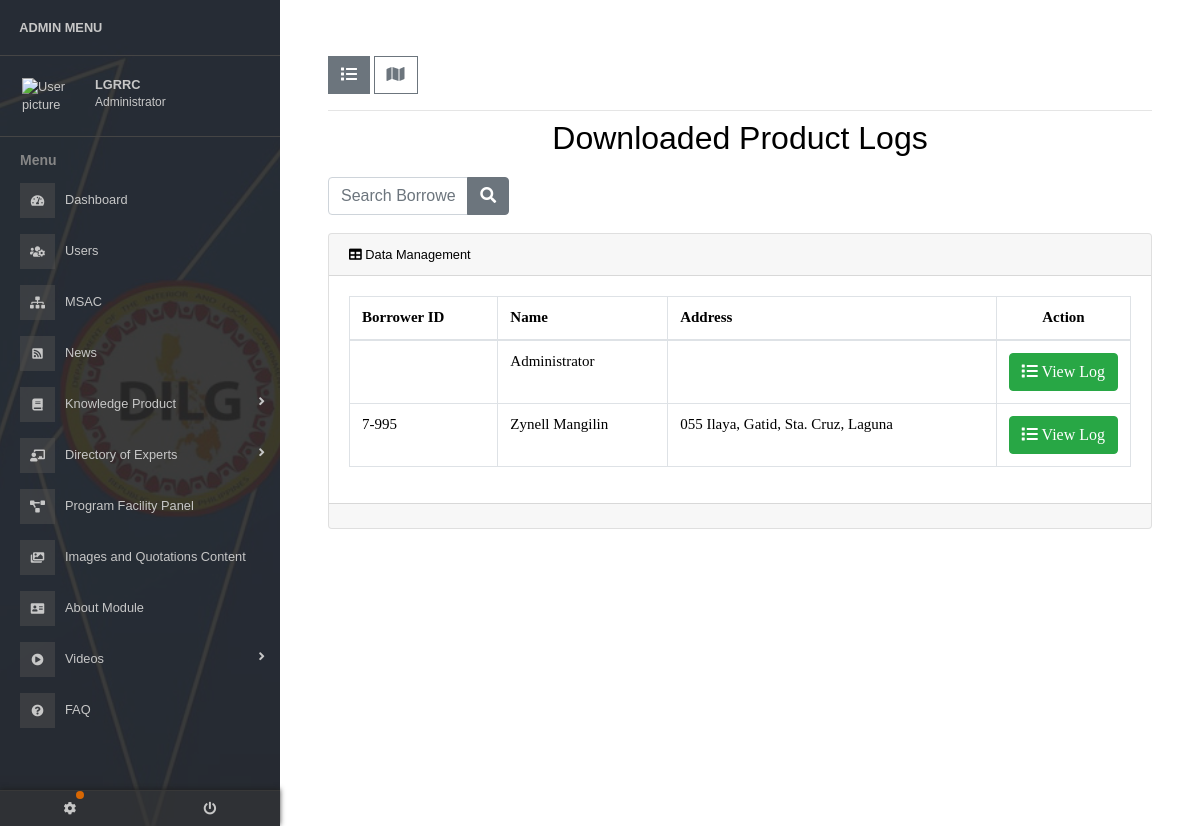
The page /admin/borrowed-product-logs.php (signed in) on the database its author committed.
### tables this page shows
CREATE TABLE `tbl_user` (
  `id` int(11) NOT NULL,
  `lastname` varchar(255) NOT NULL,
  `firstname` varchar(255) NOT NULL,
  `middlename` varchar(255) NOT NULL,
  `address` varchar(255) NOT NULL,
  `mobile` varchar(255) NOT NULL,
  `birthday` datetime NOT NULL,
  `username` varchar(255) NOT NULL,
  `password` varchar(255) NOT NULL,
  `status` varchar(255) NOT NULL,
  `dateUploaded` datetime NOT NULL,
  `borrowerId` varchar(11) NOT NULL,
  `usertype` varchar(255) NOT NULL,
  `email` varchar(255) NOT NULL
);

### admin/borrowed-product-logs.php (the view, shortened to what this page needs)
<?php
include 'function php/conn.php';
if (isset($_GET['btnSearch']))
{
  $searchValue = $_GET['searchValue'];
  if ($searchValue != '')
  {
    $queryWhere = 'WHERE `borrowerId` = "'.$searchValue.'" OR `borrowerName` = "%'.$searchValue.'%" ';
  }
  else
  {
    $queryWhere = '';
  }
}
else
{
  $queryWhere = '';
  $searchValue = '';
}
 ?>
<!DOCTYPE html>
<html lang="en">
<head>
    <?php include 'includes/css_includes.php'; ?>
</head>
<body>
    <div class="page-wrapper default-theme sidebar-bg bg1 toggled">
        <?php include 'includes/sidebar.php' ?>
        <main class="page-content pt-2">
            <div class="container-fluid p-5">
                <div class="row">
                    <div class="form-group col-md-12">
                        <a id="toggle-sidebar" class="btn btn-secondary rounded-0" href="#">
                            <span class="fas fa-list"></span>
                        </a>
                        <a id="pin-sidebar" class="btn btn-outline-secondary rounded-0" href="#">
                            <span class="fas fa-map"></span>
                        </a>
                    </div>
                </div>
                <hr>
            <div class="row">
                <div class="col-md-12 mt-2">
                    <center><h2>Downloaded Product Logs</h2></center>
                    <form action="" method="get">
                      <div class="input-group" style="width:22%;">
                        <input type="text" class="form-control" placeholder="Search Borrower ID or Name" name="searchValue" value="<?php echo $searchValue; ?>">
                        <div class="input-group-append">
                          <button class="btn btn-secondary" type="submit" name="btnSearch">
                            <i class="fa fa-search"></i>
                          </button>
                        </div>
                      </div>
                    </form>
                    <br>
                     <div class="card mb-3">
                      <div class="card-header">
                        <i class="fa fa-table"></i> Data Management
                      </div>
                      <div class="card-body">
                        <div class="table-responsive" style="font-family: ui monospace;">
                          <table class="table table-bordered" width="100%" cellspacing="0" style="font-size: 15px;">
                            <thead>
                              <tr>
                                <th>Borrower ID</th>
                                <th>Name</th>
                                <th>Address</th>
                                <th width="7%"><center>Action</center></th>
                              </tr>
                            </thead>
                            <tbody>
                                <?php
                                $sql = ' SELECT DISTINCT(`borrowerId`) FROM `tbl_downloads` '.$queryWhere.' ORDER BY `borrowerId` ';
                                $exec = $conn->query($sql);
                                while ($res = $exec->fetch_assoc())
                                {
                                  $selectUser = ' SELECT `id`, `lastname`, `firstname`, `middlename`, `address`, `mobile`, `birthday`, `username`, `password`, `status`, `dateUploaded`, `borrowerId` FROM `tbl_user` WHERE `borrowerId` = "'.$res['borrowerId'].'" ';
                                  $execUser = $conn->query($selectUser);
                                  $resUser = $execUser->fetch_assoc();
                                 ?>
                                  <tr>
                                     <td><?php echo $resUser['borrowerId']; ?></td>
                                     <td><?php echo $resUser['firstname'].' '.$resUser['lastname']; ?></td>
                                     <td><?php echo $resUser['address']; ?></td>
                                     <td><button class="btn btn-success" onclick="viewLog('<?php echo $resUser['borrowerId']; ?>');"><i class="fa fa-list"></i> View Log</button></td>
                                  </tr>
                                <?php } ?>
                            </tbody>
                          </table>
                        </div>
                      </div>
                      <div class="card-footer small text-muted"></div>
                    </div>
                </div>
            </div>
            </div>
        </main>
    </div>
</body>
</html>

### admin/css/main.css (style rules this page uses)
body { font-size: .9rem; }
.page-wrapper { height: 100vh; }
.page-wrapper .page-content { display: inline-block; width: 100%; -webkit-transition: padding-left .3s ease; transition: padding-left .3s ease; overflow-x: hidden; }
@media screen and (min-width: 768px) { .page-wrapper.toggled .page-content { padding-left: 280px; } }

### rich texteditor/examples/css/site.css (style rules this page uses)
* { margin: 0; padding: 0; box-sizing: border-box; }
body { background-color: #EFEFEF; }

### widgEditor/css/main.css (style rules this page uses)
body { margin: 0; padding: 0 0 2em 0; background-color: #FFFFFF; color: #000000; font-family: Arial, Helvetica, sans-serif; font-size: 80%; line-height: 1.4em; }
body * { margin-top: 0; margin-bottom: 0; }
form { margin-top: 1.5em; }

### widgEditor/css/widgContent.css (style rules this page uses)
body { font-family: Arial, Helvetica, sans-serif; font-size: 80%; color: #000000; }

### rows shown on the page
tbl_user: lastname "Administrator"
tbl_user: borrowerId "7-995", firstname "Zynell", lastname "Mangilin", address "055 Ilaya, Gatid, Sta. Cruz, Laguna"
